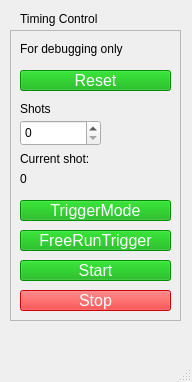
<?xml version="1.0" encoding="UTF-8"?>
<ui version="4.0">
 <class>MainWindow</class>
 <widget class="QMainWindow" name="MainWindow">
  <property name="geometry">
   <rect>
    <x>0</x>
    <y>0</y>
    <width>192</width>
    <height>382</height>
   </rect>
  </property>
  <property name="windowTitle">
   <string>MainWindow</string>
  </property>
  <widget class="QWidget" name="centralwidget">
   <widget class="QLabel" name="label">
    <property name="geometry">
     <rect>
      <x>20</x>
      <y>10</y>
      <width>141</width>
      <height>17</height>
     </rect>
    </property>
    <property name="text">
     <string>Timing Control</string>
    </property>
   </widget>
   <widget class="QFrame" name="frame">
    <property name="geometry">
     <rect>
      <x>10</x>
      <y>30</y>
      <width>171</width>
      <height>291</height>
     </rect>
    </property>
    <property name="frameShape">
     <enum>QFrame::StyledPanel</enum>
    </property>
    <property name="frameShadow">
     <enum>QFrame::Raised</enum>
    </property>
    <widget class="QLabel" name="shotLabel">
     <property name="geometry">
      <rect>
       <x>10</x>
       <y>70</y>
       <width>151</width>
       <height>17</height>
      </rect>
     </property>
     <property name="text">
      <string>Shots</string>
     </property>
    </widget>
    <widget class="QSpinBox" name="shotField">
     <property name="enabled">
      <bool>true</bool>
     </property>
     <property name="geometry">
      <rect>
       <x>10</x>
       <y>90</y>
       <width>81</width>
       <height>26</height>
      </rect>
     </property>
     <property name="maximum">
      <number>10000</number>
     </property>
    </widget>
    <widget class="QPushButton" name="stopButton">
     <property name="enabled">
      <bool>false</bool>
     </property>
     <property name="geometry">
      <rect>
       <x>10</x>
       <y>260</y>
       <width>151</width>
       <height>21</height>
      </rect>
     </property>
     <property name="sizePolicy">
      <sizepolicy hsizetype="Minimum" vsizetype="Minimum">
       <horstretch>0</horstretch>
       <verstretch>0</verstretch>
      </sizepolicy>
     </property>
     <property name="font">
      <font>
       <pointsize>12</pointsize>
      </font>
     </property>
     <property name="styleSheet">
      <string notr="true">background-color: rgb(255, 0, 0);
color:white;</string>
     </property>
     <property name="text">
      <string>Stop</string>
     </property>
    </widget>
    <widget class="QPushButton" name="startButton">
     <property name="enabled">
      <bool>false</bool>
     </property>
     <property name="geometry">
      <rect>
       <x>10</x>
       <y>230</y>
       <width>151</width>
       <height>21</height>
      </rect>
     </property>
     <property name="font">
      <font>
       <pointsize>12</pointsize>
      </font>
     </property>
     <property name="autoFillBackground">
      <bool>false</bool>
     </property>
     <property name="styleSheet">
      <string notr="true">background-color: rgb(0, 170, 0);
color:white;</string>
     </property>
     <property name="text">
      <string>Start</string>
     </property>
     <property name="checkable">
      <bool>false</bool>
     </property>
    </widget>
    <widget class="QPushButton" name="resetButton">
     <property name="enabled">
      <bool>false</bool>
     </property>
     <property name="geometry">
      <rect>
       <x>10</x>
       <y>40</y>
       <width>151</width>
       <height>21</height>
      </rect>
     </property>
     <property name="font">
      <font>
       <pointsize>12</pointsize>
      </font>
     </property>
     <property name="autoFillBackground">
      <bool>false</bool>
     </property>
     <property name="styleSheet">
      <string notr="true">background-color: rgb(0, 170, 0);
color:white;</string>
     </property>
     <property name="text">
      <string>Reset</string>
     </property>
     <property name="checkable">
      <bool>false</bool>
     </property>
    </widget>
    <widget class="QLabel" name="currentShotLabel">
     <property name="geometry">
      <rect>
       <x>10</x>
       <y>120</y>
       <width>151</width>
       <height>17</height>
      </rect>
     </property>
     <property name="text">
      <string>Current shot:</string>
     </property>
    </widget>
    <widget class="QLabel" name="currentShot">
     <property name="geometry">
      <rect>
       <x>10</x>
       <y>140</y>
       <width>151</width>
       <height>17</height>
      </rect>
     </property>
     <property name="text">
      <string>0</string>
     </property>
    </widget>
    <widget class="QLabel" name="label_2">
     <property name="geometry">
      <rect>
       <x>10</x>
       <y>10</y>
       <width>151</width>
       <height>17</height>
      </rect>
     </property>
     <property name="text">
      <string>For debugging only</string>
     </property>
    </widget>
    <widget class="QPushButton" name="FreeRunButton">
     <property name="enabled">
      <bool>false</bool>
     </property>
     <property name="geometry">
      <rect>
       <x>10</x>
       <y>200</y>
       <width>151</width>
       <height>21</height>
      </rect>
     </property>
     <property name="font">
      <font>
       <pointsize>12</pointsize>
      </font>
     </property>
     <property name="autoFillBackground">
      <bool>false</bool>
     </property>
     <property name="styleSheet">
      <string notr="true">background-color: rgb(0, 170, 0);
color:white;</string>
     </property>
     <property name="text">
      <string>FreeRunTrigger</string>
     </property>
     <property name="checkable">
      <bool>false</bool>
     </property>
    </widget>
    <widget class="QPushButton" name="TriggerModeButton">
     <property name="enabled">
      <bool>false</bool>
     </property>
     <property name="geometry">
      <rect>
       <x>10</x>
       <y>170</y>
       <width>151</width>
       <height>21</height>
      </rect>
     </property>
     <property name="font">
      <font>
       <pointsize>12</pointsize>
      </font>
     </property>
     <property name="autoFillBackground">
      <bool>false</bool>
     </property>
     <property name="styleSheet">
      <string notr="true">background-color: rgb(0, 170, 0);
color:white;</string>
     </property>
     <property name="text">
      <string>TriggerMode</string>
     </property>
     <property name="checkable">
      <bool>false</bool>
     </property>
    </widget>
   </widget>
  </widget>
  <widget class="QMenuBar" name="menubar">
   <property name="geometry">
    <rect>
     <x>0</x>
     <y>0</y>
     <width>192</width>
     <height>25</height>
    </rect>
   </property>
  </widget>
  <widget class="QStatusBar" name="statusbar"/>
 </widget>
 <resources/>
 <connections/>
</ui>
